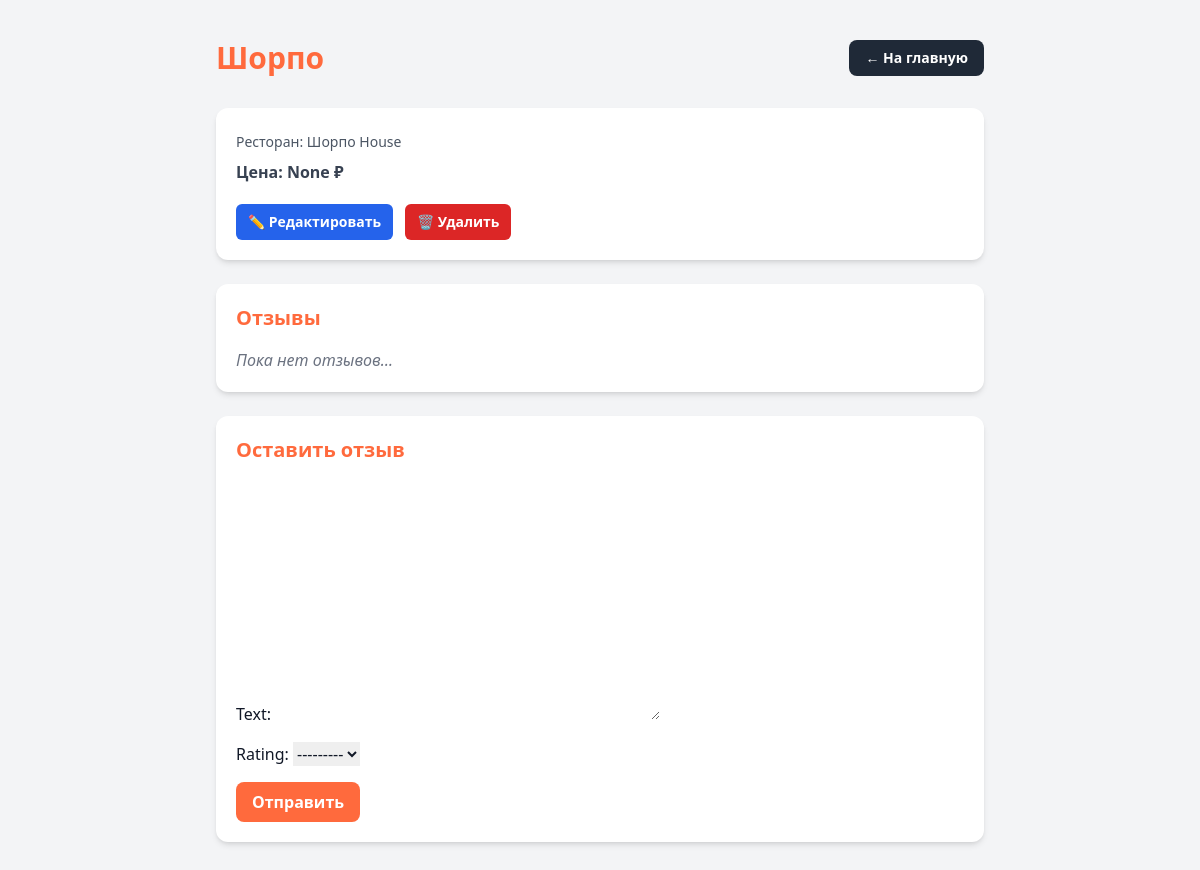
The app's page /dishes/6/ (signed in), older data.
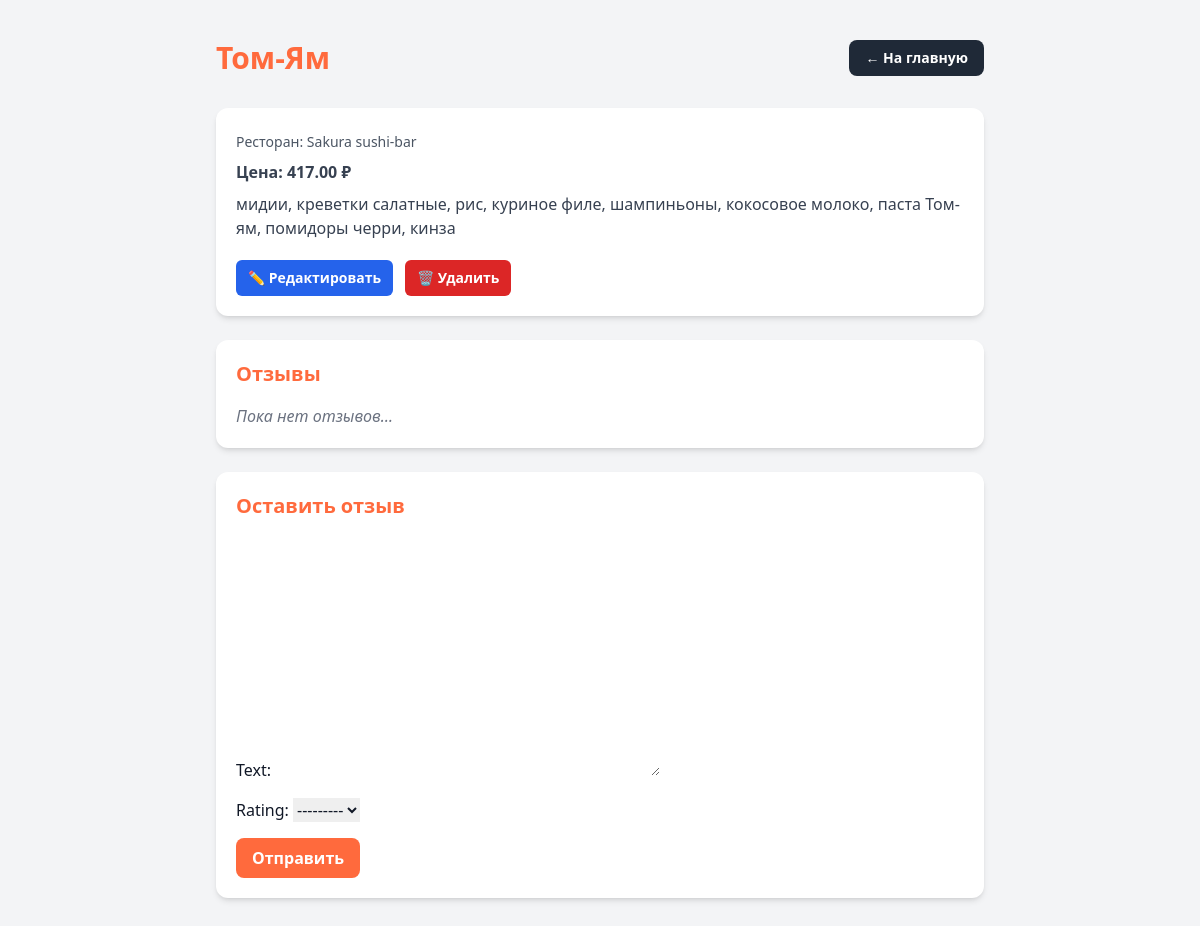
The same page, newer data.
### restaurants/models.py (models this page shows, shortened)
class Dish(models.Model):
    name = models.CharField(max_length=200)
    description = models.TextField(blank=True)
    price = models.DecimalField(max_digits=8, decimal_places=2, null=True, blank=True)
    restaurant = models.ForeignKey(Restaurant, on_delete=models.CASCADE, related_name='dishes')
    category = models.ForeignKey(Category, on_delete=models.SET_NULL, null=True, blank=True)
    ingredients = models.ManyToManyField(Ingredient, blank=True)
    created_at = models.DateTimeField(auto_now_add=True)

class Restaurant(models.Model):
    owner = models.ForeignKey(User, on_delete=models.CASCADE)
    name = models.CharField(max_length=200)
    address = models.CharField(max_length=300, blank=True)
    latitude = models.FloatField()
    longitude = models.FloatField()
    phone = models.CharField(max_length=50, blank=True)
    is_open = models.BooleanField(default=True)
    created_at = models.DateTimeField(auto_now_add=True)

### restaurants/views.py (the view)
# urls.py: path('dishes/<int:pk>/', DishDetailView.as_view(), name='dish-detail'),
class DishDetailView(LoginRequiredMixin, DetailView):
    model = Dish
    template_name = 'restaurants/dish_detail.html'
    context_object_name = 'dish'
    def get_context_data(self, **kwargs):
        context = super().get_context_data(**kwargs)
        context['reviews'] = self.object.reviews.all()
        context['review_form'] = ReviewForm()
        return context

### restaurants/forms.py
class ReviewForm(forms.ModelForm):
    class Meta:
        model = Review
        fields = ['text', 'rating']

### restaurants/templates/restaurants/dish_detail.html (shortened to what this page needs)
{% load static %}
<!DOCTYPE html>
<html lang="ru">
<head>
    <script src="https://cdn.tailwindcss.com"></script>
</head>
<body class="bg-gray-100 text-gray-900">
<div class="max-w-3xl mx-auto py-10">
    <div class="flex justify-between items-center mb-8">
        <h1 class="text-3xl font-bold text-brand">{{ dish.name }}</h1>
        <a href="/" class="px-4 py-2 bg-gray-800 text-white rounded-lg font-semibold text-sm hover:bg-gray-900 transition">
            ← На главную
        </a>
    </div>
    <div class="bg-white p-5 shadow-md rounded-xl mb-6">
        <p class="text-gray-600 mt-1 text-sm">
            Ресторан: <span class="font-medium">{{ dish.restaurant.name }}</span>
        </p>
        <p class="text-gray-700 font-semibold mt-2">
            Цена: {{ dish.price }} ₽
        </p>
        <p class="text-gray-700 mt-2">{{ dish.description }}</p>
        <div class="mt-5 flex gap-3">
            <a href="{% url 'restaurants:dish-edit' dish.pk %}"
               class="px-3 py-2 rounded-md bg-blue-600 text-white text-sm font-semibold hover:bg-blue-700 transition">
                ✏️ Редактировать
            </a>
            <a href="{% url 'restaurants:dish-delete' dish.pk %}"
               class="px-3 py-2 rounded-md bg-red-600 text-white text-sm font-semibold hover:bg-red-700 transition">
                🗑 Удалить
            </a>
        </div>
    </div>
    <div class="bg-white p-5 shadow-md rounded-xl mb-6">
        <h2 class="text-xl font-bold mb-4 text-brand">Отзывы</h2>
        {% if reviews %}
            <div class="space-y-4">
                {% for review in reviews %}
                    <div class="border border-gray-300 rounded-xl p-4 bg-white">
                        <p class="font-semibold">{{ review.user.username }} — {{ review.rating }}/5</p>
                        <p class="text-gray-700">{{ review.text }}</p>
                    </div>
                {% endfor %}
            </div>
        {% else %}
            <p class="text-gray-500 italic">Пока нет отзывов…</p>
        {% endif %}
    </div>
    {% if user.is_authenticated %}
    <div class="bg-white p-5 shadow-md rounded-xl mb-6">
        <h2 class="text-xl font-bold mb-4 text-brand">Оставить отзыв</h2>
        <form method="post" action="{% url 'restaurants:add-review' dish.pk %}" class="space-y-4">
            {{ review_form.as_p|safe }}
            <button type="submit"
                    class="px-4 py-2 bg-brand text-white rounded-lg font-semibold hover:bg-orange-600 transition">
                Отправить
            </button>
        </form>
    </div>
    {% else %}
        <p class="text-gray-500 italic mb-6">Войдите, чтобы оставить отзыв.</p>
    {% endif %}
</div>
</body>
</html>

Row changes from the older to the newer data that the page shows:
changed Dish: name "Шорпо" → "Том-Ям"; restaurant.name "Шорпо House" → "Sakura sushi-bar"; price "None" → "417.00"; description (not shown) → "мидии, креветки салатные, рис, куриное филе, шампиньоны, кокосовое молоко, паста Том-ям, помидоры черри, кинза"
